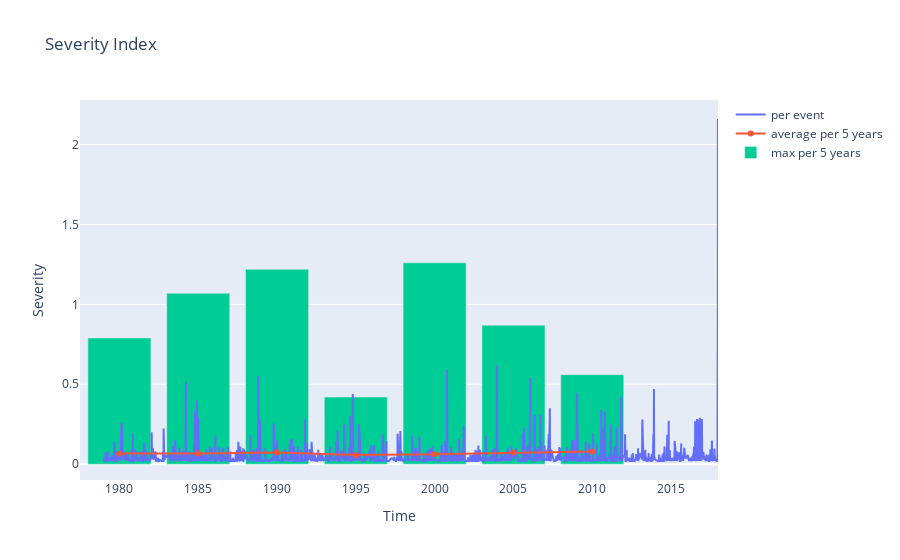

Here is the notebook cell this chart was saved with:
### Code cell
x = events_mean.date
y = events_mean.event_si

x_avg = avg_si.year_cluster
y_avg = avg_si.event_si

x_max = max_si.year_cluster
y_max = max_si.event_si

fig = go.Figure()
fig.add_trace(go.Scatter(x=x, y=y,name='per event'))
fig.add_trace(go.Scatter(x=x_avg, y=y_avg,name='average per 5 years'))
fig.add_bar(x=x_max, y=y_max,name='max per 5 years')
fig.update_layout(title_text="Severity Index")
fig.update_xaxes(title_text='Time')
fig.update_yaxes(title_text='Severity')
fig.show()

### Figure 1 — Plotly figure (JSON) as saved in the notebook; plotly's stock layout.template omitted (floating-point values rounded to 4 significant figures; data arrays with more than 128 entries replaced by an {"elided": "..."} marker saying what was removed)
{"data": [{"name": "per event", "type": "scatter", "x": {"elided": "2700 str values"}, "y": {"elided": "2700 float values"}}, {"name": "average per 5 years", "type": "scatter", "x": [1980, 1985, 1990, 1995, 2000, 2005, 2010], "y": [0.06721, 0.06731, 0.07323, 0.05821, 0.06162, 0.07274, 0.07917]}, {"name": "max per 5 years", "type": "bar", "x": [1980, 1985, 1990, 1995, 2000, 2005, 2010], "y": [0.79, 1.07, 1.22, 0.42, 1.26, 0.87, 0.56]}], "layout": {"title": {"text": "Severity Index"}, "xaxis": {"title": {"text": "Time"}}, "yaxis": {"title": {"text": "Severity"}}}}
